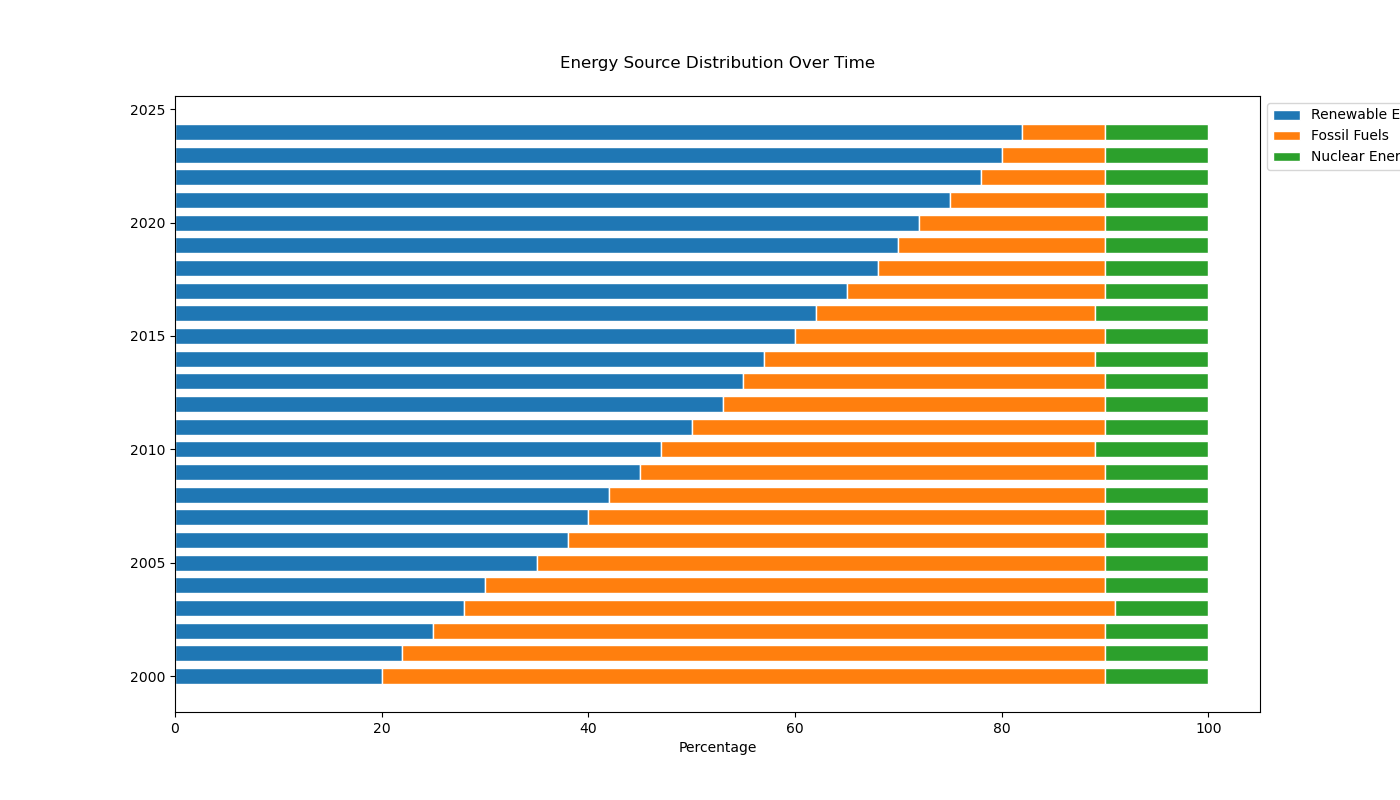

Source code (Python):

import matplotlib.pyplot as plt
import numpy as np

# Data
years = np.arange(2000, 2025)
renewable_energy = [20, 22, 25, 28, 30, 35, 38, 40, 42, 45, 47, 50, 53, 55, 57, 60, 62, 65, 68, 70, 72, 75, 78, 80, 82]
fossil_fuels = [70, 68, 65, 63, 60, 55, 52, 50, 48, 45, 42, 40, 37, 35, 32, 30, 27, 25, 22, 20, 18, 15, 12, 10, 8]
nuclear_energy = [10, 10, 10, 9, 10, 10, 10, 10, 10, 10, 11, 10, 10, 10, 11, 10, 11, 10, 10, 10, 10, 10, 10, 10, 10]

# Plot
fig, ax = plt.subplots(figsize=(14, 8))

bar_width = 0.7

p1 = ax.barh(years, renewable_energy, color='#1f77b4', edgecolor='white', height=bar_width)
p2 = ax.barh(years, fossil_fuels, left=renewable_energy, color='#ff7f0e', edgecolor='white', height=bar_width)
p3 = ax.barh(years, nuclear_energy, left=np.array(renewable_energy) + np.array(fossil_fuels), color='#2ca02c', edgecolor='white', height=bar_width)

ax.set_xlabel('Percentage')
ax.set_title('Energy Source Distribution Over Time', pad=20)
ax.legend((p1[0], p2[0], p3[0]), ('Renewable Energy', 'Fossil Fuels', 'Nuclear Energy'), loc='upper left', bbox_to_anchor=(1, 1))

plt.show()
